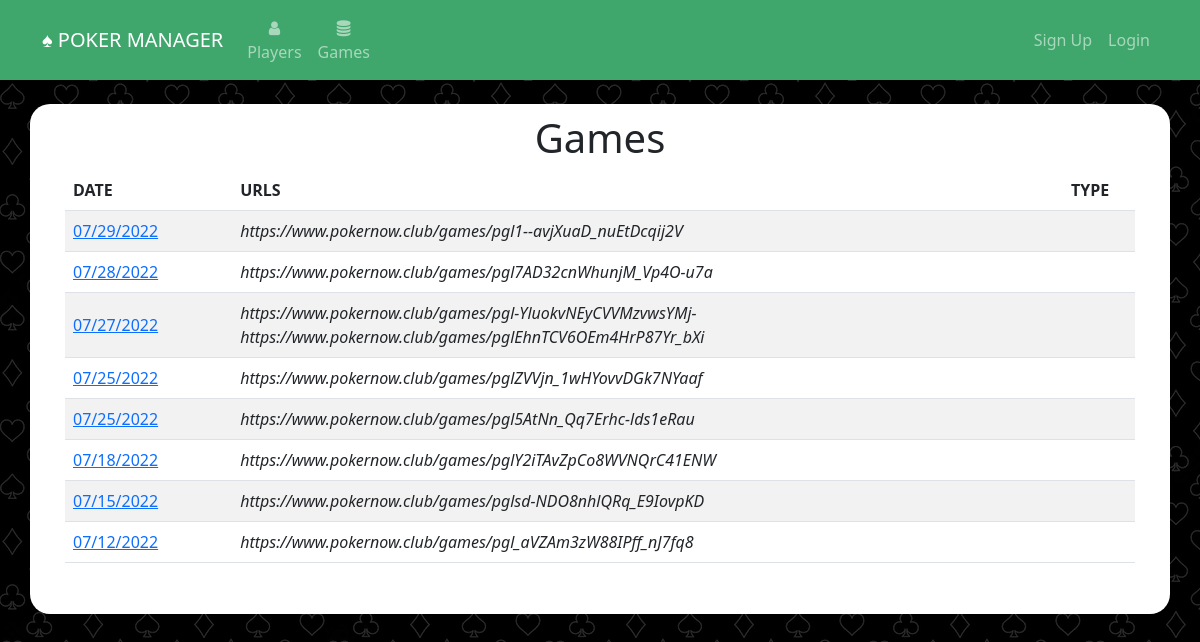
Before: /games with the older database file.
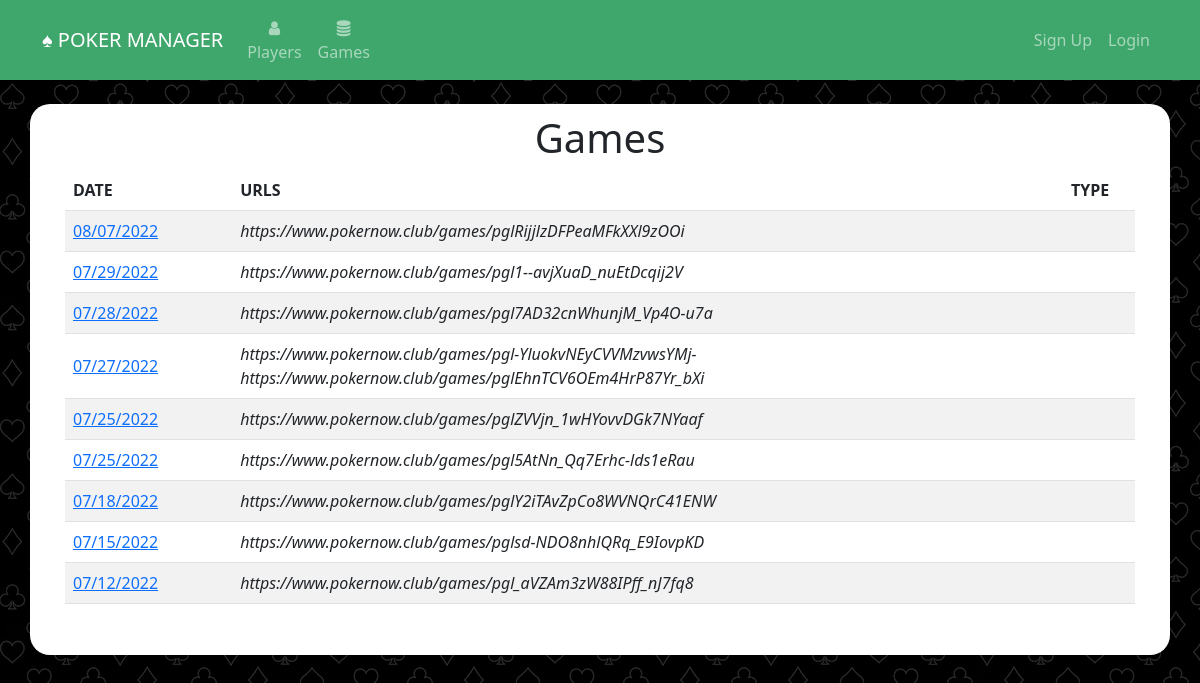
After: the same page with the newer database file.
### website/models.py (models this page shows)
class Game(db.Model):
	id = db.Column(db.Integer, primary_key=True)
	settled = db.Column(db.Boolean, default=False)
	date = db.Column(db.DateTime(timezone=True), default=func.now())
	urls = db.relationship('Url', backref='game')
	payments = db.relationship('Payment', backref='game')
	earnings = db.relationship('Earning', backref='game')
	buyins = db.Column(db.Integer)
	behaviors = db.relationship('Behavior', backref='game')

class Url(db.Model):
	id = db.Column(db.Integer, primary_key=True)
	url =  db.Column(db.String(300), unique=True)
	game_id = db.Column(db.Integer, db.ForeignKey('game.id'))
	imported = db.Column(db.Boolean, default=False)
	behaviors = db.relationship('Behavior', backref='url')
	game_type = db.Column(db.String(20))
	small_blind = db.Column(db.Integer)
	big_blind = db.Column(db.Integer)
	bankrolls = db.relationship('Bankroll', backref='url')

### website/views.py (the view)
@views.route('/games', methods=['GET','POST'])
def games():
	games = Game.query.order_by(Game.date.desc()).all()
	urls = {}
	for game in games:
		for url in game.urls:
			if game.id in urls.keys():
				if url.imported == False:
					urls[game.id] = url.imported
			else:
				urls[game.id] = url.imported
	return render_template("games.html", user=current_user, games=games, imported=urls)

### website/templates/games.html (shortened to what this page needs)
{% extends "base.html" %}
{% block content %}
<h1 align="center">Games</h1>
<table class="table table-striped">
	<thead>
	  <tr>
		<th scope="col">DATE</th>
		<th scope="col">URLS</th>
		<th scope="col" style="text-align:center">TYPE</th>
	  </tr>
	</thead>
	<tbody>
	{% for game in games %}
		<tr>
			<td style="vertical-align: middle;"><a href="{{url_for('views.payout', game_id=game.id)}}" >{{ game.date.strftime("%m/%d/%Y") }}</a></td>
			<td style="vertical-align: middle;">
				{% for url in game.urls %}
				<i>{{url.url}}</i><br/>
				{% endfor %}
			</td>
			<td align="center" style="vertical-align: middle;">
			</td>
		</tr>
	{% endfor %}
</tbody>
</table>
{% endblock %}

### website/templates/base.html (shortened to what this page needs)
<!DOCTYPE html>
<html>
    <head>
<link href="https://cdn.jsdelivr.net/npm/bootstrap@5.2.0-beta1/dist/css/bootstrap.min.css" rel="stylesheet">
    <link
      rel="stylesheet"
      href="https://stackpath.bootstrapcdn.com/font-awesome/4.7.0/css/font-awesome.min.css"
    />
    <link
      rel="stylesheet"
      href="static/style.css"
    />
    </head>
    <body>
        <nav class="navbar navbar-expand-lg navbar-dark" style="background-color: #3fa76c;">
            <div class="container-fluid" style="max-width: 1140px;margin-right:auto;margin-left:auto">
                <a class="navbar-brand" href="/">&spades; POKER MANAGER</a>
                <div class="collapse navbar-collapse justify-content-start" id="mainNavbar">
                    <div class="navbar-nav">
                        <ul class="navbar-nav me-auto mb-2 mb-lg-0">
                            <li class="nav-item" align="center"><a class="nav-link" id="nav-players" href="/players"><i class="fa fa-user" aria-hidden="true"></i><br/>Players</a></li>
                            <li class="nav-item" align="center"><a class="nav-link" id="nav-import-game" href="/games"><i class="fa fa-database" aria-hidden="true"></i><Br/>Games</a></li>
                        </ul>
                    </div>
                    <div class="navbar-nav ml-auto" style="margin-left: auto">
                        <ul class="navbar-nav me-auto mb-2 mb-lg-0">
                            {% if user and  user.is_authenticated %}
                            <div class="dropdown">
                                <button class="btn btn-light dropdown-toggle" type="button" data-bs-toggle="dropdown" aria-expanded="false">
                                {{user.first_name}} {{user.last_name}}
                                </button>
                                <ul class="dropdown-menu dropdown-menu-lg-end">
                                    <li><a class="dropdown-item" href="/profile">Profile</a></li>
                                    <li><a class="dropdown-item" id="nav-logout" href="/logout">Logout</a></li>
                                </ul>
                            </div>
                            {% else %}
                            <ul class="navbar-nav me-auto mb-2 mb-lg-0">
                                <li class="nav-item"><a class="nav-link" id="nav-signUp" href="/sign-up">Sign Up</a></li>
                                <li class="nav-item"><a class="nav-link" id="nav-login" href="/login">Login</a></li>
                            </ul>
                            {% endif %}
                        </ul>
                    </div>
                </div>
            </div>
        </nav>
        <br/>
        <div class="container h-100 body_container" style="max-width:1140px; background-color: #fff;">
            {% block content %}
            {% endblock %}
        </div>
    </body>
</html>

### website/static/style.css (style rules this page uses)
body { height: 100%; background-image: url('card_suits4.png'); }
.body_container { border-radius: 20px; padding: 10px 35px 35px 35px; }

Changed rows visible on the page:
added Game: date "08/07/2022"
added Url: url "https://www.pokernow.club/games/pglRijjlzDFPeaMFkXXl9zOOi", shown under "08/07/2022"
